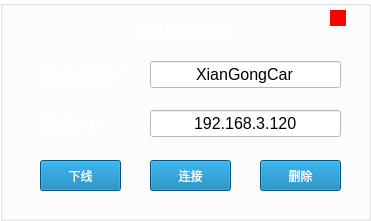
     <widget class="QGroupBox" name="netCar_10">
      <property name="geometry">
       <rect>
        <x>0</x>
        <y>450</y>
        <width>371</width>
        <height>221</height>
       </rect>
      </property>
      <property name="styleSheet">
       <string notr="true">background-color: transparent;</string>
      </property>
      <property name="title">
       <string/>
      </property>
      <widget class="QLabel" name="status_10">
       <property name="geometry">
        <rect>
         <x>330</x>
         <y>10</y>
         <width>16</width>
         <height>16</height>
        </rect>
       </property>
       <property name="styleSheet">
        <string notr="true">background-color: rgb(255, 0, 0);</string>
       </property>
       <property name="text">
        <string/>
       </property>
      </widget>
      <widget class="QPushButton" name="delete_10">
       <property name="geometry">
        <rect>
         <x>260</x>
         <y>160</y>
         <width>81</width>
         <height>31</height>
        </rect>
       </property>
       <property name="styleSheet">
        <string notr="true">background-color: rgb(0, 120, 176);
color: rgb(255, 255, 255);</string>
       </property>
       <property name="text">
        <string>删除</string>
       </property>
      </widget>
      <widget class="QPushButton" name="startButton_10">
       <property name="geometry">
        <rect>
         <x>150</x>
         <y>160</y>
         <width>81</width>
         <height>31</height>
        </rect>
       </property>
       <property name="styleSheet">
        <string notr="true">background-color: rgb(0, 120, 176);
color: rgb(255, 255, 255);</string>
       </property>
       <property name="text">
        <string>连接</string>
       </property>
      </widget>
      <widget class="QPushButton" name="stopButton_10">
       <property name="geometry">
        <rect>
         <x>40</x>
         <y>160</y>
         <width>81</width>
         <height>31</height>
        </rect>
       </property>
       <property name="styleSheet">
        <string notr="true">background-color: rgb(0, 120, 176);
color: rgb(255, 255, 255);</string>
       </property>
       <property name="text">
        <string>下线</string>
       </property>
      </widget>
      <widget class="QLabel" name="label_177">
       <property name="geometry">
        <rect>
         <x>140</x>
         <y>15</y>
         <width>101</width>
         <height>24</height>
        </rect>
       </property>
       <property name="text">
        <string>&lt;html&gt;&lt;head/&gt;&lt;body&gt;&lt;p&gt;&lt;span style=&quot; font-size:18pt; color:#ffffff;&quot;&gt;网络设备&lt;/span&gt;&lt;/p&gt;&lt;/body&gt;&lt;/html&gt;</string>
       </property>
      </widget>
      <widget class="QWidget" name="layoutWidget_12">
       <property name="geometry">
        <rect>
         <x>40</x>
         <y>60</y>
         <width>301</width>
         <height>78</height>
        </rect>
       </property>
       <layout class="QGridLayout" name="gridLayout_10">
        <property name="horizontalSpacing">
         <number>15</number>
        </property>
        <property name="verticalSpacing">
         <number>20</number>
        </property>
        <item row="0" column="0">
         <widget class="QLabel" name="label_178">
          <property name="text">
           <string>&lt;html&gt;&lt;head/&gt;&lt;body&gt;&lt;p&gt;&lt;span style=&quot; font-size:14pt; color:#ffffff;&quot;&gt;设备名称：&lt;/span&gt;&lt;/p&gt;&lt;/body&gt;&lt;/html&gt;</string>
          </property>
         </widget>
        </item>
        <item row="0" column="1">
         <widget class="QLineEdit" name="netDevice_10">
          <property name="sizePolicy">
           <sizepolicy hsizetype="Expanding" vsizetype="Fixed">
            <horstretch>0</horstretch>
            <verstretch>0</verstretch>
           </sizepolicy>
          </property>
          <property name="font">
           <font>
            <pointsize>12</pointsize>
           </font>
          </property>
          <property name="styleSheet">
           <string notr="true">color: rgb(0, 0, 0);
background-color: rgb(255, 255, 255);</string>
          </property>
          <property name="text">
           <string>XianGongCar</string>
          </property>
          <property name="alignment">
           <set>Qt::AlignCenter</set>
          </property>
         </widget>
        </item>
        <item row="1" column="0">
         <widget class="QLabel" name="label_179">
          <property name="text">
           <string>&lt;html&gt;&lt;head/&gt;&lt;body&gt;&lt;p&gt;&lt;span style=&quot; font-size:14pt; color:#ffffff;&quot;&gt;设备   IP:&lt;/span&gt;&lt;/p&gt;&lt;/body&gt;&lt;/html&gt;</string>
          </property>
         </widget>
        </item>
        <item row="1" column="1">
         <widget class="QLineEdit" name="netIP_10">
          <property name="sizePolicy">
           <sizepolicy hsizetype="Expanding" vsizetype="Fixed">
            <horstretch>0</horstretch>
            <verstretch>0</verstretch>
           </sizepolicy>
          </property>
          <property name="font">
           <font>
            <pointsize>12</pointsize>
           </font>
          </property>
          <property name="styleSheet">
           <string notr="true">background-color: rgb(255, 255, 255);
color: rgb(0, 0, 0);</string>
          </property>
          <property name="text">
           <string>192.168.3.120</string>
          </property>
          <property name="alignment">
           <set>Qt::AlignCenter</set>
          </property>
         </widget>
        </item>
       </layout>
      </widget>
     </widget>
